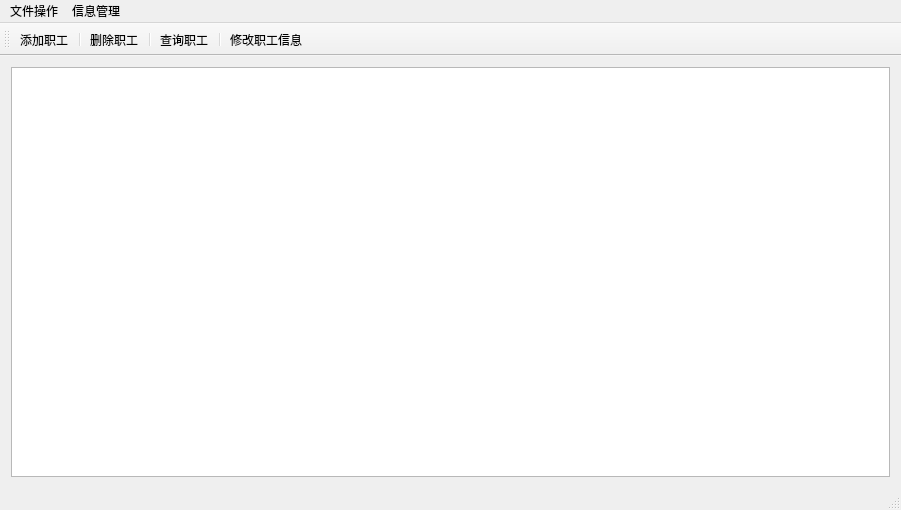
<?xml version="1.0" encoding="UTF-8"?>
<ui version="4.0">
 <class>MainWindow</class>
 <widget class="QMainWindow" name="MainWindow">
  <property name="geometry">
   <rect>
    <x>0</x>
    <y>0</y>
    <width>901</width>
    <height>510</height>
   </rect>
  </property>
  <property name="windowTitle">
   <string>MainWindow</string>
  </property>
  <widget class="QWidget" name="centralWidget">
   <layout class="QGridLayout" name="gridLayout">
    <item row="0" column="0">
     <widget class="QTableView" name="display_table"/>
    </item>
   </layout>
  </widget>
  <widget class="QMenuBar" name="menuBar">
   <property name="geometry">
    <rect>
     <x>0</x>
     <y>0</y>
     <width>901</width>
     <height>23</height>
    </rect>
   </property>
   <widget class="QMenu" name="infomanage">
    <property name="title">
     <string>信息管理</string>
    </property>
    <addaction name="add"/>
    <addaction name="remove"/>
    <addaction name="qurey"/>
    <addaction name="modify"/>
   </widget>
   <widget class="QMenu" name="file">
    <property name="title">
     <string>文件操作</string>
    </property>
    <addaction name="openfile"/>
    <addaction name="savefile"/>
   </widget>
   <addaction name="file"/>
   <addaction name="infomanage"/>
  </widget>
  <widget class="QToolBar" name="mainToolBar">
   <property name="toolButtonStyle">
    <enum>Qt::ToolButtonTextUnderIcon</enum>
   </property>
   <attribute name="toolBarArea">
    <enum>TopToolBarArea</enum>
   </attribute>
   <attribute name="toolBarBreak">
    <bool>false</bool>
   </attribute>
   <addaction name="add"/>
   <addaction name="separator"/>
   <addaction name="remove"/>
   <addaction name="separator"/>
   <addaction name="qurey"/>
   <addaction name="separator"/>
   <addaction name="modify"/>
  </widget>
  <widget class="QStatusBar" name="statusBar"/>
  <action name="openfile">
   <property name="text">
    <string>打开文件</string>
   </property>
  </action>
  <action name="savefile">
   <property name="text">
    <string>保存文件</string>
   </property>
  </action>
  <action name="add">
   <property name="icon">
    <iconset resource="res.qrc">
     <normaloff>:/add.jpg</normaloff>:/add.jpg</iconset>
   </property>
   <property name="text">
    <string>添加职工</string>
   </property>
  </action>
  <action name="remove">
   <property name="icon">
    <iconset resource="res.qrc">
     <normaloff>:/remove.webp</normaloff>:/remove.webp</iconset>
   </property>
   <property name="text">
    <string>删除职工</string>
   </property>
  </action>
  <action name="qurey">
   <property name="text">
    <string>查询职工</string>
   </property>
  </action>
  <action name="modify">
   <property name="text">
    <string>修改职工信息</string>
   </property>
  </action>
 </widget>
 <layoutdefault spacing="6" margin="11"/>
 <resources>
  <include location="res.qrc"/>
 </resources>
 <connections/>
</ui>
